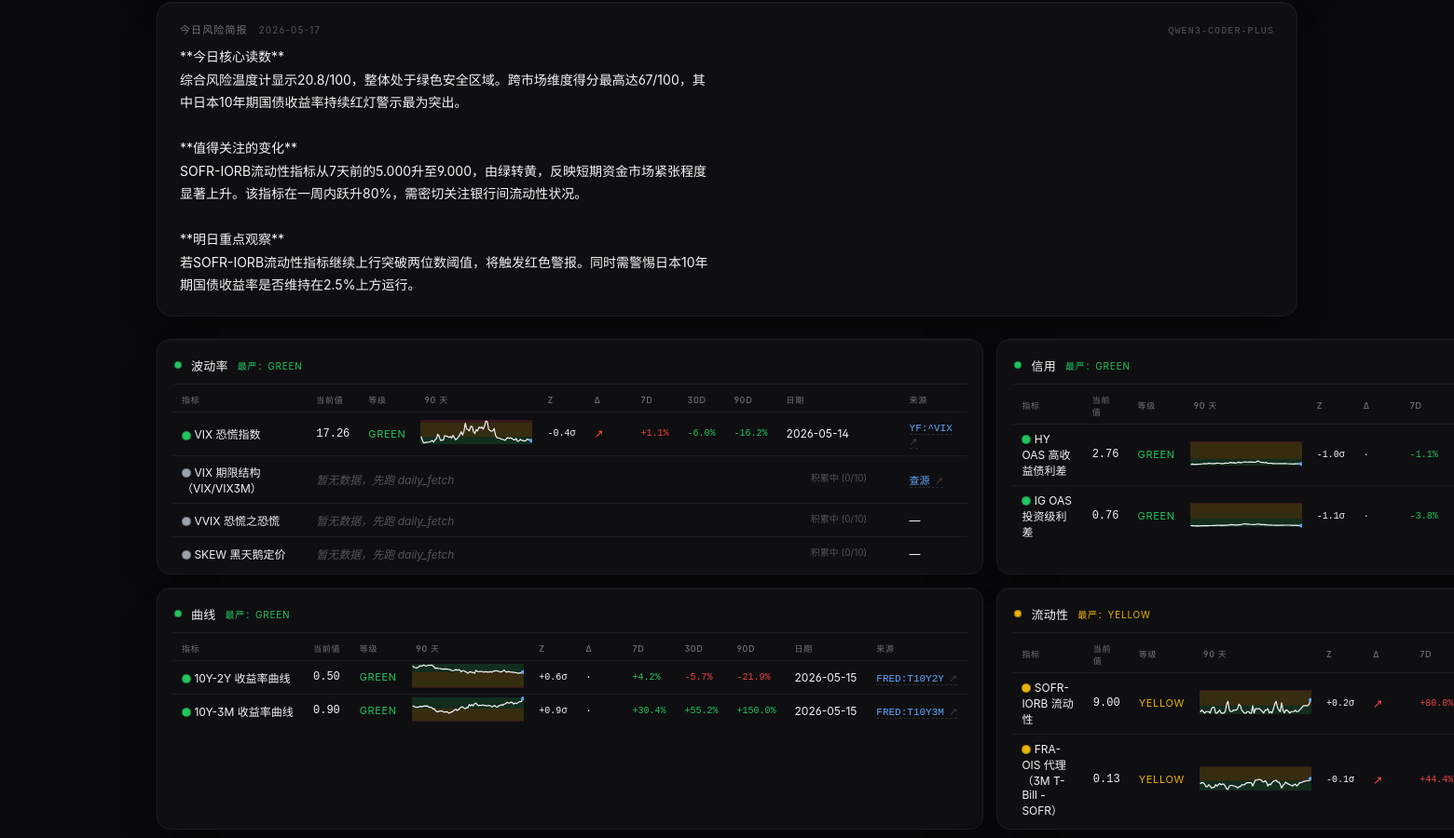
Before: / (middle part) with the older database file.
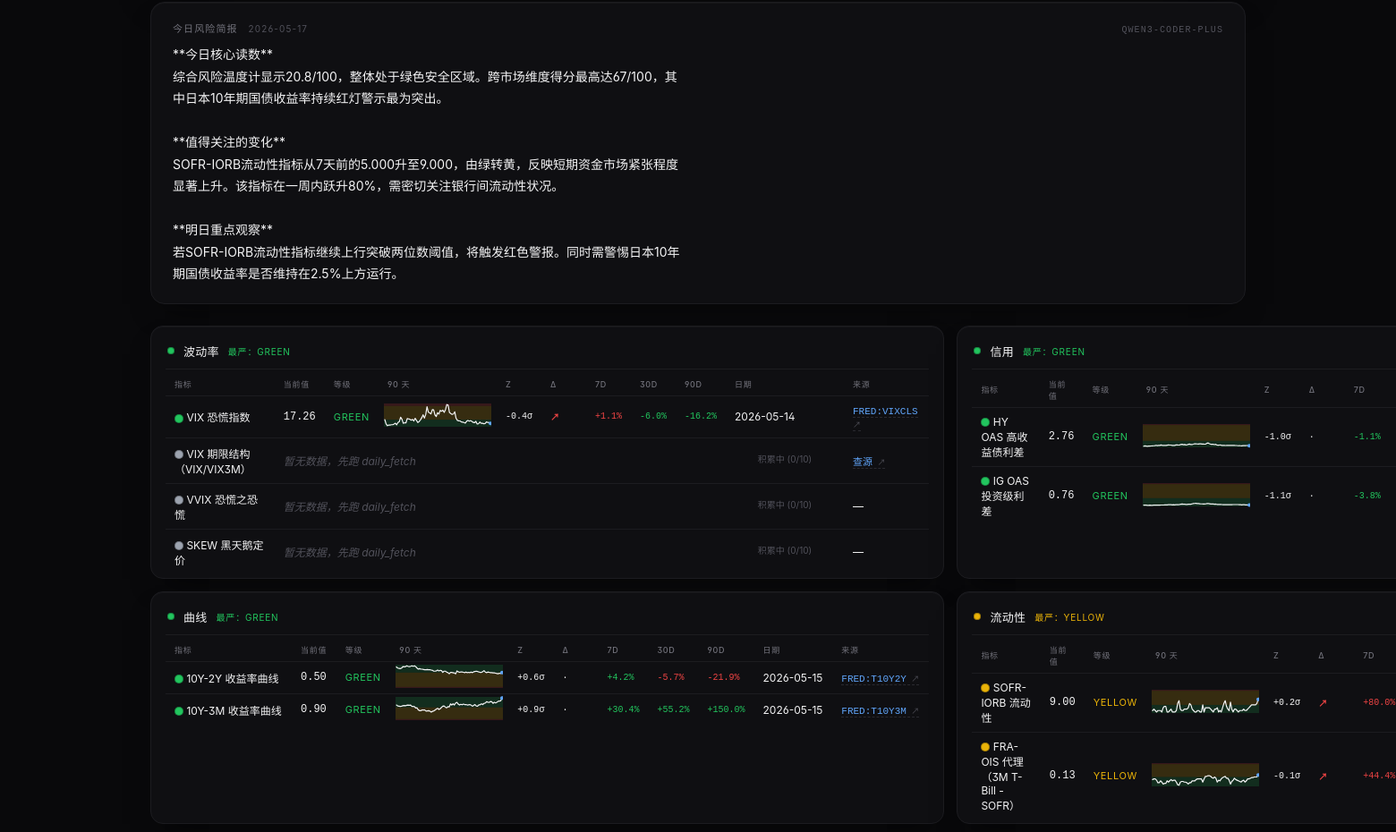
After: the same page with the newer database file.
### tables this page shows
CREATE TABLE briefings (
    date TEXT PRIMARY KEY,
    content TEXT NOT NULL,
    model TEXT,
    created_at TEXT NOT NULL
);

CREATE TABLE indicators (
    id          INTEGER PRIMARY KEY,
    name        TEXT    NOT NULL,
    date        TEXT    NOT NULL,
    value       REAL    NOT NULL,
    source      TEXT    NOT NULL,
    ingested_at TEXT    NOT NULL,
    UNIQUE(name, date)
);

### src/web/app.py (the view)
    @app.route("/")
    def index():
        target = app.config["DB_PATH"]
        hist_target = app.config.get("HISTORY_DB_PATH")
        with dbmod.open_db(target) as conn:
            rows = _build_rows(conn, history_db_path=hist_target)
            briefing = bf.get_latest_briefing(conn)
            risk = rs.get_latest_risk_score(conn)
            indicator_states = {}
            for ind in _INDICATOR_REGISTRY:
                latest = dbmod.get_latest(conn, ind["name"])
                indicator_states[ind["name"]] = {
                    "latest": latest,
                    "classify": ind["classify"],
                }
        scenarios = evaluate_scenarios(indicator_states)
        groups = _group_rows(rows)
        return render_template(
            "index.html",
            rows=rows, groups=groups,
            briefing=briefing, risk=risk,
            scenarios=scenarios,
            level_colors={k.value: v for k, v in _LEVEL_COLORS.items()},
            active_page="index",
        )

### src/compute/briefing.py (called while the page is built)
def init_briefings_schema(conn: sqlite3.Connection) -> None:
    with conn:
        conn.executescript(_BRIEFING_SCHEMA)

def get_latest_briefing(conn: sqlite3.Connection) -> Optional[Dict[str, Any]]:
    init_briefings_schema(conn)
    cur = conn.execute(
        "SELECT date, content, model, created_at FROM briefings ORDER BY date DESC LIMIT 1"
    )
    row = cur.fetchone()
    return dict(row) if row else None

### src/compute/indicators/china_fx_reserves.py (called while the page is built)
def classify_value(value: float) -> Level:
    return classify(value, low=THRESHOLD_LOW, high=THRESHOLD_HIGH, direction=DIRECTION)

### src/compute/indicators/dxy.py (called while the page is built)
def classify_value(value: float) -> Level:
    return classify(value, low=THRESHOLD_LOW, high=THRESHOLD_HIGH, direction=DIRECTION)

### src/compute/indicators/fra_ois.py (called while the page is built)
def classify_value(value: float) -> Level:
    return classify(value, low=THRESHOLD_LOW, high=THRESHOLD_HIGH, direction=DIRECTION)

### src/compute/indicators/hy_oas.py (called while the page is built)
def classify_value(value: float) -> Level:
    return classify(value, low=THRESHOLD_LOW, high=THRESHOLD_HIGH, direction=DIRECTION)

### src/compute/indicators/ig_oas.py (called while the page is built)
def classify_value(value: float) -> Level:
    return classify(value, low=THRESHOLD_LOW, high=THRESHOLD_HIGH, direction=DIRECTION)

### src/compute/indicators/jp_10y.py (called while the page is built)
def classify_value(value: float) -> Level:
    return classify(value, low=THRESHOLD_LOW, high=THRESHOLD_HIGH, direction=DIRECTION)

### src/compute/indicators/on_rrp.py (called while the page is built)
def classify_value(value: float) -> Level:
    return classify(value, low=THRESHOLD_LOW, high=THRESHOLD_HIGH, direction=DIRECTION)

### src/compute/indicators/sofr_iorb.py (called while the page is built)
def classify_value(value: float) -> Level:
    return classify(value, low=THRESHOLD_LOW, high=THRESHOLD_HIGH, direction=DIRECTION)

### src/compute/indicators/tga.py (called while the page is built)
def classify_value(value: float) -> Level:
    return classify(value, low=THRESHOLD_LOW, high=THRESHOLD_HIGH, direction=DIRECTION)

### src/compute/indicators/usdcny.py (called while the page is built)
def classify_value(value: float) -> Level:
    return classify(value, low=THRESHOLD_LOW, high=THRESHOLD_HIGH, direction=DIRECTION)

### src/compute/indicators/usdjpy.py (called while the page is built)
def classify_value(value: float) -> Level:
    return classify(value, low=THRESHOLD_LOW, high=THRESHOLD_HIGH, direction=DIRECTION)

### src/compute/indicators/vix.py (called while the page is built)
def classify_value(value: float) -> Level:
    return classify(value, low=THRESHOLD_LOW, high=THRESHOLD_HIGH, direction=DIRECTION)

### src/compute/indicators/walcl.py (called while the page is built)
def classify_value(value: float) -> Level:
    return classify(value, low=THRESHOLD_LOW, high=THRESHOLD_HIGH, direction=DIRECTION)

### src/compute/indicators/yield_curve.py (called while the page is built)
def classify_value(value: float) -> Level:
    return classify(value, low=THRESHOLD_LOW, high=THRESHOLD_HIGH, direction=DIRECTION)

### src/compute/indicators/yield_curve_10y3m.py (called while the page is built)
def classify_value(value: float) -> Level:
    return classify(value, low=THRESHOLD_LOW, high=THRESHOLD_HIGH, direction=DIRECTION)

### src/compute/risk_score.py (called while the page is built)
def init_risk_score_schema(conn: sqlite3.Connection) -> None:
    with conn:
        conn.executescript(_RISK_SCORE_SCHEMA)

### templates/index.html (shortened to what this page needs)
{% extends "_base.html" %}
{% block content %}
  {% if briefing %}
    <div class="briefing">
      <h2>
        今日风险简报
        <span class="b-date">{{ briefing.date }}</span>
        {% if briefing.model %}<span class="b-model">{{ briefing.model }}</span>{% endif %}
      </h2>
      <p>{{ briefing.content }}</p>
    </div>
  {% endif %}
  {% if groups %}
    <div class="indicator-grid">
    {% for g in groups %}
      <div class="group">
        <div class="group-header">
          <span class="dot dot-sm" style="background: {{ g.header_color }};"></span>
          <span class="group-name">{{ g.group }}</span>
          {% if g.header_level %}
            <span class="group-level" style="color: {{ g.header_color }};">最严：{{ g.header_level }}</span>
          {% endif %}
        </div>
        <table>
          <thead>
            <tr>
              <th>指标</th>
              <th>当前值</th>
              <th>等级</th>
              <th>90 天</th>
              <th>Z</th>
              <th>Δ</th>
              <th>7d</th>
              <th>30d</th>
              <th>90d</th>
              <th>日期</th>
              <th>来源</th>
            </tr>
          </thead>
          <tbody>
            {% for r in g.rows %}
              <tr>
                <td>
                  <span class="dot" style="background: {{ r.color }};"></span>
                  {{ r.label }}
                </td>
                {% if r.value is none %}
                  <td class="empty" colspan="8">暂无数据，先跑 daily_fetch</td>
                  <td class="spark-cell">
                    <a href="/indicator/{{ r.name }}" class="spark-link" title="查看 {{ r.label }} 详情">{{ r.sparkline_svg | safe }}</a>
                  </td>
                  <td>
                    {% if r.source_url %}
                      <a class="source-link" href="{{ r.source_url }}" target="_blank" rel="noopener noreferrer">查源</a>
                    {% else %}
                      —
                    {% endif %}
                  </td>
                {% else %}
                  <td class="value">{{ "%.2f"|format(r.value) }}</td>
                  <td class="level" style="color: {{ r.color }};">{{ r.level }}</td>
                  <td class="spark-cell">
                    <a href="/indicator/{{ r.name }}" class="spark-link" title="查看 {{ r.label }} 详情">{{ r.sparkline_svg | safe }}</a>
                  </td>
                  {% if r.zscore and r.zscore.z is not none %}
                    <td class="zcol{% if r.zscore.extreme %} bad{% endif %}" title="百分位 {{ '%.0f'|format(r.zscore.percentile) }}% / n={{ r.zscore.n }}">
                      {%- if r.zscore.z > 0 -%}+{% endif -%}
                      {{ "%.1f"|format(r.zscore.z) }}σ
                    </td>
                  {% else %}
                    <td class="zcol diff-na">—</td>
                  {% endif %}
                  {% if r.acceleration and r.acceleration.short_slope is not none %}
                    <td class="zcol{% if r.acceleration.accelerating %} bad{% endif %}" title="短斜率 {{ '%.4f'|format(r.acceleration.short_slope) }}/d，长斜率 {{ '%.4f'|format(r.acceleration.long_slope) }}/d">
                      {%- if r.acceleration.accelerating -%}↗{% else %}·{% endif -%}
                    </td>
                  {% else %}
                    <td class="zcol diff-na">—</td>
                  {% endif %}
                  {% for d in [7, 30, 90] %}
                    {% set c = r.comparisons[d] %}
                    {% if c and c.pct_change is not none %}
                      <td class="diff{% if c.deteriorate %} bad{% elif c.deteriorate is false %} good{% endif %}">
                        {%- if c.pct_change > 0 -%}+{% endif -%}
                        {{ "%.1f"|format(c.pct_change) }}%
                      </td>
                    {% else %}
                      <td class="diff diff-na">—</td>
                    {% endif %}
                  {% endfor %}
                  <td>{{ r.date }}</td>
                  <td>
                    {% if r.source_url %}
                      <a class="source-link" href="{{ r.source_url }}" target="_blank" rel="noopener noreferrer">{{ r.source }}</a>
                    {% else %}
                      {{ r.source }}
                    {% endif %}
                  </td>
                {% endif %}
              </tr>
            {% endfor %}
          </tbody>
        </table>
      </div>
    {% endfor %}
    </div>
  {% else %}
    <p class="empty">尚未注册任何指标</p>
  {% endif %}
{% endblock %}

### templates/_base.html (shortened to what this page needs)
<!doctype html>
<html lang="zh-CN">
<head>
  <link rel="stylesheet" href="https://cdn.jsdelivr.net/npm/geist@1.4.0/dist/fonts.css">
</head>
<body>
  {% block content %}{% endblock %}
</body>
</html>

### templates/_base.html (style rules this page uses)
:root { --bg-base: #09090b; --bg-elevated: #0f0f12; --bg-elevated-2: #14141a; --bg-glass: rgba(255, 255, 255, 0.02); --border-subtle: #1c1c20; --border-strong: #2a2a30; --border-glass: rgba(255, 255, 255, 0.06); --text-primary: #f4f4f5; --text-secondary: #a1a1aa; --text-tertiary: #71717a; --text-muted: #52525b; --accent: #60a5fa; --accent-hover: #93c5fd; --accent-glow: rgba(96, 165, 250, 0.15); --green: #22c55e; --yellow: #eab308; --red: #ef4444; --green-soft: rgba(34, 197, 94, 0.12); --yellow-soft: rgba(234, 179, 8, 0.14); --red-soft: rgba(239, 68, 68, 0.14); --shadow-card: 0 1px 0 rgba(255, 255, 255, 0.03) inset, 0 16px 32px -16px rgba(0, 0, 0, 0.6); --shadow-elev: 0 1px 0 rgba(255, 255, 255, 0.04) inset, 0 24px 48px -20px rgba(0, 0, 0, 0.7); --ease-out: cubic-bezier(0.16, 1, 0.3, 1); }
* { box-sizing: border-box; }
html, body { margin: 0; padding: 0; background: var(--bg-base); }
body { font-family: 'Geist', -apple-system, BlinkMacSystemFont, "PingFang SC", "Helvetica Neue", sans-serif; color: var(--text-primary); padding: 32px 28px 60px; max-width: 1280px; margin: 0 auto; min-height: 100dvh; font-feature-settings: "ss01", "cv11"; }
a { transition: color 0.15s var(--ease-out), background 0.15s var(--ease-out), transform 0.1s var(--ease-out); }
.group { background: var(--bg-elevated); border: 1px solid var(--border-subtle); border-radius: 14px; box-shadow: var(--shadow-card); padding: 14px 16px 4px; margin: 0; }
.group-header { display: flex; align-items: center; gap: 10px; padding: 4px 2px 10px; border-bottom: 1px solid var(--border-subtle); margin-bottom: 4px; }
.group-name { font-size: 13px; font-weight: 500; letter-spacing: 0.02em; color: var(--text-primary); }
.group-level { font-size: 10px; color: var(--text-tertiary); text-transform: uppercase; letter-spacing: 0.08em; }
.dot { display: inline-block; width: 10px; height: 10px; border-radius: 50%; vertical-align: middle; box-shadow: 0 0 0 1px rgba(0, 0, 0, 0.3) inset; }
.dot-sm { width: 8px; height: 8px; }
table { border-collapse: collapse; width: 100%; }
th, td { padding: 8px 10px; text-align: left; border-bottom: 1px solid var(--border-subtle); font-size: 12px; }
tr:last-child td { border-bottom: 0; }
th { color: var(--text-tertiary); font-weight: 500; font-size: 9px; text-transform: uppercase; letter-spacing: 0.08em; padding: 6px 10px; }
td.value { font-variant-numeric: tabular-nums; font-weight: 500; font-family: 'Geist Mono', ui-monospace, 'JetBrains Mono', monospace; }
.level { font-size: 11px; color: var(--text-tertiary); text-transform: uppercase; letter-spacing: 0.06em; }
.empty { color: var(--text-muted); font-style: italic; }
td.spark-cell { padding: 2px 6px; vertical-align: middle; width: 110px; }
td.spark-cell svg { display: block; }
.spark-link { display: inline-block; cursor: pointer; transition: filter 0.2s var(--ease-out); }
td.diff { font-size: 10px; font-variant-numeric: tabular-nums; font-family: 'Geist Mono', ui-monospace, monospace; color: var(--text-secondary); width: 50px; white-space: nowrap; }
td.diff.bad { color: var(--red); font-weight: 500; }
td.diff.good { color: var(--green); }
td.zcol { font-size: 10px; font-variant-numeric: tabular-nums; font-family: 'Geist Mono', ui-monospace, monospace; color: var(--text-primary); width: 50px; cursor: help; white-space: nowrap; }
td.zcol.bad { color: var(--red); font-weight: 600; }
.source-link { color: var(--accent); text-decoration: none; border-bottom: 1px dashed var(--border-strong); font-size: 11px; font-family: 'Geist Mono', ui-monospace, monospace; }
.source-link::after { content: " ↗"; font-size: 9px; color: var(--text-muted); }
.briefing { background: var(--bg-elevated); border: 1px solid var(--border-subtle); border-radius: 16px; box-shadow: var(--shadow-card); padding: 20px 24px; margin: 0 0 24px; }
.briefing h2 { font-size: 11px; font-weight: 500; letter-spacing: 0.1em; text-transform: uppercase; color: var(--text-tertiary); margin: 0 0 10px; display: flex; gap: 12px; align-items: baseline; }
.briefing .b-date { color: var(--text-muted); font-size: 10px; font-weight: 400; }
.briefing .b-model { color: var(--text-muted); font-size: 10px; font-weight: 400; margin-left: auto; font-family: 'Geist Mono', monospace; }
.briefing p { margin: 0; line-height: 1.75; font-size: 14px; color: var(--text-primary); white-space: pre-wrap; max-width: 65ch; }
.indicator-grid { display: grid; grid-template-columns: 1fr 1fr; gap: 14px; margin: 0 0 14px; }

Changed rows visible on the page:
changed indicators: source "YF:^VIX" → "FRED:VIXCLS"
